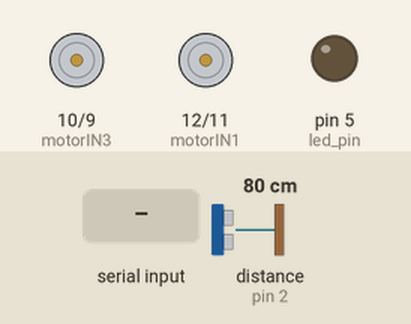
A sketch run on a simulated Arduino Uno, built with avr-gcc and run on an emulated ATmega328P. On the bench: motor-driver pin pairs drawn as motors (green arrow = first pin HIGH = forward, orange = second pin HIGH = backward, longer = more drive), output pins drawn as LEDs (lit = HIGH). Wiring (inferred from the names in the program): ultrasonic range finder: trigger pin 3; echo pin 2. The inputs (shaded band) are chosen by the test bench; at power-on: distance to the obstacle (sensor on pin 2) 80 cm. The echo pulse lasts 58.3 µs per cm; pins used as bus, display or sensor lines are not drawn.

Above: at 1.2 s.
1.3 s: distance to the obstacle (sensor on pin 2) set to 13 cm
2.8 s: distance to the obstacle (sensor on pin 2) set to 10 cm
At 3.2 s:
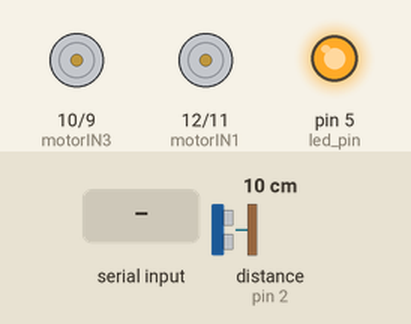
5.8 s: "f" received over Serial
At 6.7 s:
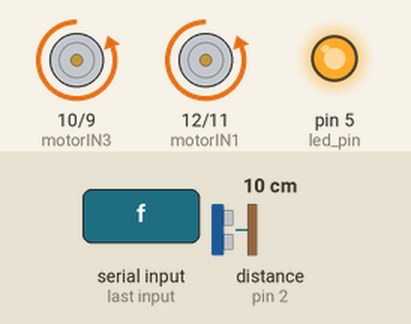
8.8 s: "b" received over Serial
At 9.7 s:
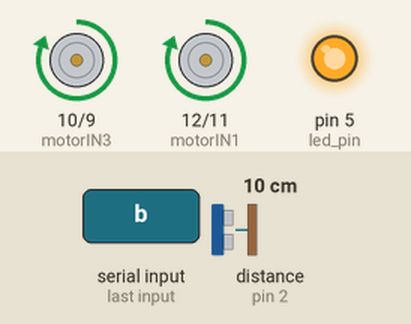
11.8 s: "l" received over Serial
At 12.7 s:
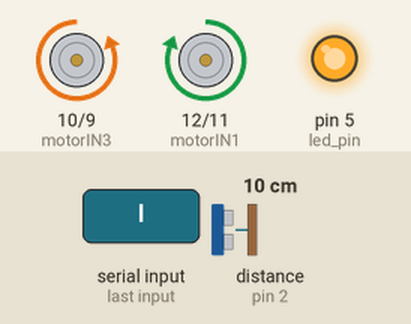
14.8 s: "r" received over Serial
At 15.6 s:
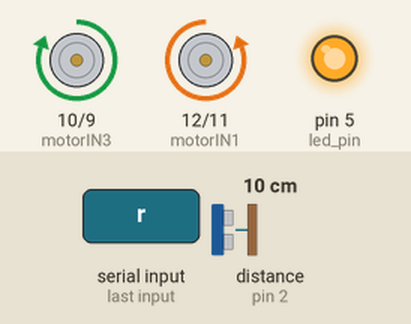
Timing chart, 0 to 17.8 s (numbered marks = the images above; inputs shaded):
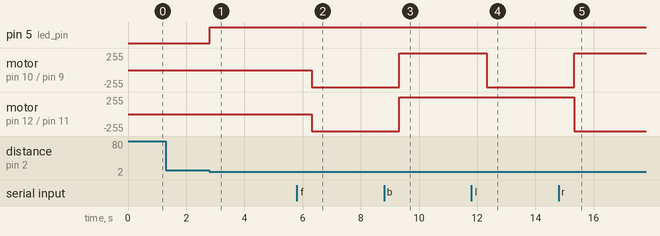

The sketch:

car_ultrasonic_bluetooth_motor_interfacing.ino
```cpp
int motorIN1 = 12;
int motorIN2 = 11;
int motorIN3 = 10;
int motorIN4 = 9;

#define led_pin 5
#define echoPin 2
#define trigPin 3

long duration;
int distance;

char State;


void setup() {
  pinMode(led_pin, OUTPUT);
  pinMode(trigPin, OUTPUT);
  pinMode(echoPin, INPUT);
  pinMode (motorIN1, OUTPUT);
  pinMode (motorIN2, OUTPUT);
  pinMode (motorIN3, OUTPUT);
  pinMode (motorIN4, OUTPUT);
  Serial.begin(9600);
}

void loop() {
  if(Serial.available() > 0)
  {
    State = Serial.read();
  }

  digitalWrite(led_pin, LOW);
  digitalWrite(trigPin, LOW);
  delayMicroseconds(2);
  digitalWrite(trigPin, HIGH);
  delayMicroseconds(10);
  digitalWrite(trigPin, LOW);
  duration = pulseIn(echoPin, HIGH);
  distance = duration * 0.0344 / 2;
  if(distance <= 10)
  {
    digitalWrite(led_pin, HIGH);
    delay(500);
  }

  if(State == 'f') //forward
  {
    	digitalWrite(motorIN1, LOW);
	    digitalWrite(motorIN2, HIGH);
	    digitalWrite(motorIN3, LOW);
	    digitalWrite(motorIN4, HIGH);
  }
  else if(State == 'b') //backward
  {
    	digitalWrite(motorIN1, HIGH);
    	digitalWrite(motorIN2, LOW);
    	digitalWrite(motorIN3, HIGH);
    	digitalWrite(motorIN4, LOW);
  }
  else if(State == 'l') //turn left
  {
    	digitalWrite(motorIN1, HIGH);
    	digitalWrite(motorIN2, LOW);
    	digitalWrite(motorIN3, LOW);
    	digitalWrite(motorIN4, HIGH);
  }
  else if(State == 'r') //turn right
  {
    	digitalWrite(motorIN1, LOW);
    	digitalWrite(motorIN2, HIGH);
    	digitalWrite(motorIN3, HIGH);
    	digitalWrite(motorIN4, LOW);
  }
  else
  {
    	digitalWrite(motorIN1, LOW);
    	digitalWrite(motorIN2, LOW);
    	digitalWrite(motorIN3, LOW);
    	digitalWrite(motorIN4, LOW);
  }

}
```

Measured:
- the behaviour switches between 12 and 11 cm on distance to the obstacle (sensor on pin 2) (found by bisection; images 0 and 1)
- after the input at 1.3 s, every drawn part: stays the same
- after the input at 2.8 s, pin 5 (led_pin): LOW → HIGH at once
- after the input at 5.8 s, motor on pin 10 (motorIN3) / pin 9 (motorIN4), motor on pin 12 (motorIN1) / pin 11 (motorIN2): stopped → backward 255/255 after 0.51 s
- after the input at 8.8 s, motor on pin 10 (motorIN3) / pin 9 (motorIN4), motor on pin 12 (motorIN1) / pin 11 (motorIN2): backward 255/255 → forward 255/255 after 0.52 s
- after the input at 11.8 s, motor on pin 10 (motorIN3) / pin 9 (motorIN4): forward 255/255 → backward 255/255 after 0.52 s
- after the input at 14.8 s, motor on pin 10 (motorIN3) / pin 9 (motorIN4): backward 255/255 → forward 255/255 after 0.53 s; motor on pin 12 (motorIN1) / pin 11 (motorIN2): forward 255/255 → backward 255/255 after 0.53 s
